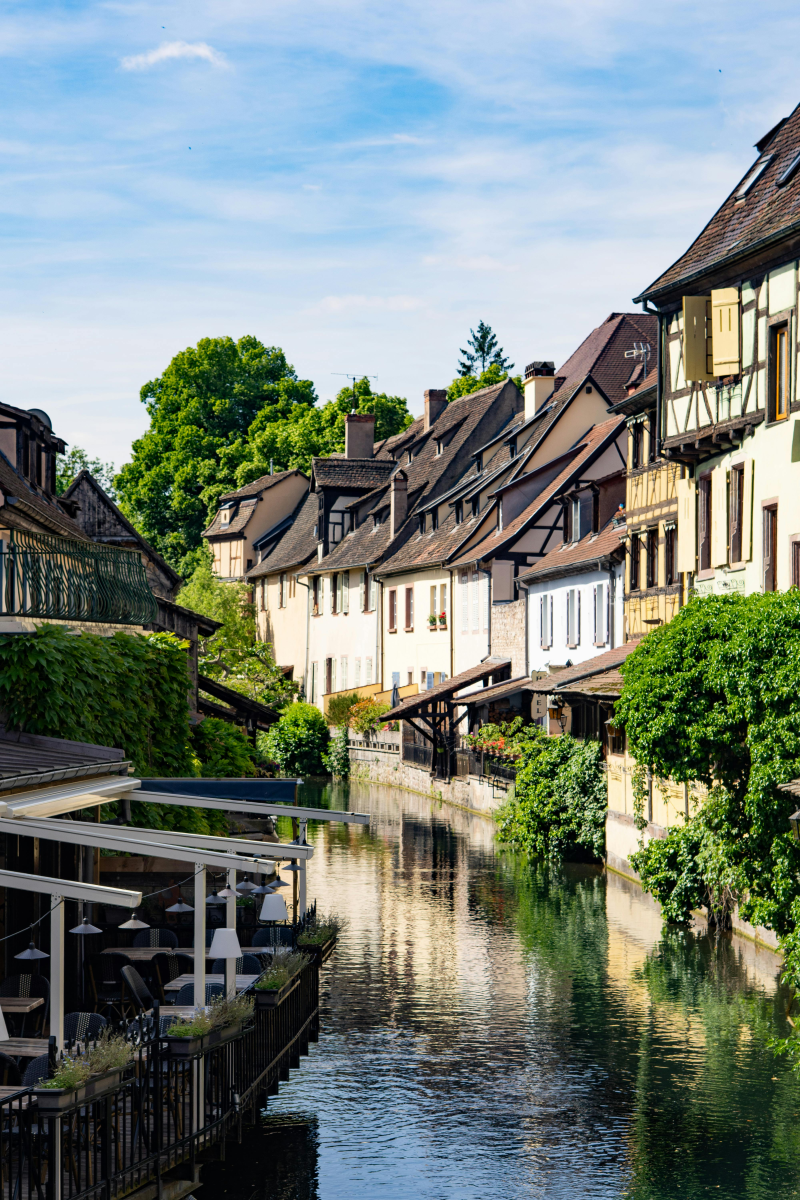
#> input picture Task-7_Image_Resizer_Tool/input_images/pexels-evans-joel-930567223-32406265.jpg, 4000 x 6000 px (shown at 1/5 size); its folder holds only this picture in this run
$ python resizer.py
#> lines starting #> are read from the running program, lines starting #| are printed output that depends on the picture
import os
from PIL import Image

# Set folder paths
input_folder = 'input_images'
output_folder = 'resized_images'
new_size = (300, 300)  # Resize to 300x300 pixels

# Create output folder if not present
if not os.path.exists(output_folder):
    os.makedirs(output_folder)

# Resize and save images
for filename in os.listdir(input_folder):
    if filename.lower().endswith(('.jpg', '.jpeg', '.png')):
        input_path = os.path.join(input_folder, filename)
        output_path = os.path.join(output_folder, filename)

        try:
            img = Image.open(input_path)
#> img is the input picture: PIL image 4000x6000 RGB; mean R, G, B 118.7, 129.4, 122.4
            img_resized = img.resize(new_size)
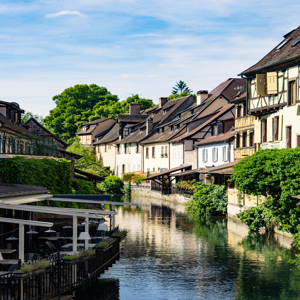
#> img_resized: PIL image 300x300 RGB; mean R, G, B 118.8, 129.4, 122.4
            img_resized.save(output_path)
            print(f"✅ Resized and saved: {filename}")
        except Exception as e:
            print(f"❌ Error with {filename}: {e}")
